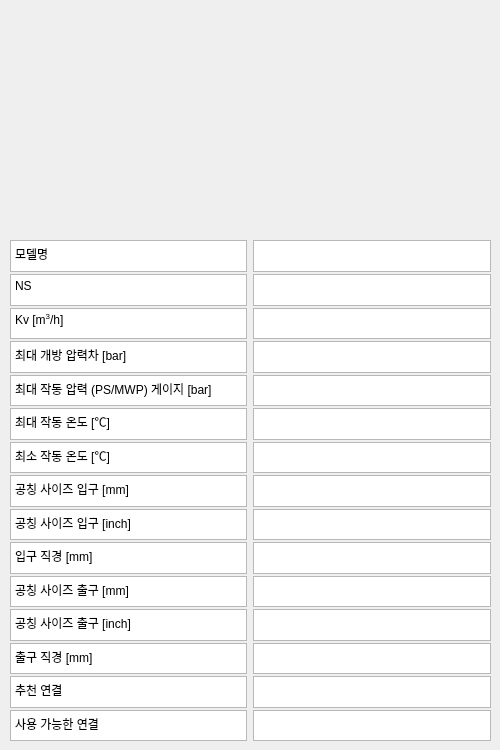
   <widget class="QWidget" name="bot_tab">
    <attribute name="title">
     <string>밸브스펙</string>
    </attribute>
    <widget class="QLabel" name="valve_bot_fig">
     <property name="geometry">
      <rect>
       <x>40</x>
       <y>10</y>
       <width>401</width>
       <height>221</height>
      </rect>
     </property>
     <property name="text">
      <string/>
     </property>
    </widget>
    <widget class="QWidget" name="gridLayoutWidget">
     <property name="geometry">
      <rect>
       <x>10</x>
       <y>240</y>
       <width>481</width>
       <height>501</height>
      </rect>
     </property>
     <layout class="QGridLayout" name="gridLayout" rowstretch="0,0,0,0,0,0,0,0,0,0,0,0,0,0,0" columnstretch="0,0">
      <property name="sizeConstraint">
       <enum>QLayout::SetDefaultConstraint</enum>
      </property>
      <property name="verticalSpacing">
       <number>2</number>
      </property>
      <item row="2" column="1">
       <widget class="QTextEdit" name="Kv"/>
      </item>
      <item row="11" column="0">
       <widget class="QTextEdit" name="textEdit_23">
        <property name="html">
         <string>&lt;!DOCTYPE HTML PUBLIC &quot;-//W3C//DTD HTML 4.0//EN&quot; &quot;http://www.w3.org/TR/REC-html40/strict.dtd&quot;&gt;
&lt;html&gt;&lt;head&gt;&lt;meta name=&quot;qrichtext&quot; content=&quot;1&quot; /&gt;&lt;style type=&quot;text/css&quot;&gt;
p, li { white-space: pre-wrap; }
&lt;/style&gt;&lt;/head&gt;&lt;body style=&quot; font-family:'Gulim'; font-size:9pt; font-weight:400; font-style:normal;&quot;&gt;
&lt;p style=&quot; margin-top:0px; margin-bottom:0px; margin-left:0px; margin-right:0px; -qt-block-indent:0; text-indent:0px;&quot;&gt;공칭 사이즈 출구 [inch]&lt;/p&gt;&lt;/body&gt;&lt;/html&gt;</string>
        </property>
       </widget>
      </item>
      <item row="3" column="1">
       <widget class="QTextEdit" name="max_dp"/>
      </item>
      <item row="4" column="0">
       <widget class="QTextEdit" name="textEdit_9">
        <property name="html">
         <string>&lt;!DOCTYPE HTML PUBLIC &quot;-//W3C//DTD HTML 4.0//EN&quot; &quot;http://www.w3.org/TR/REC-html40/strict.dtd&quot;&gt;
&lt;html&gt;&lt;head&gt;&lt;meta name=&quot;qrichtext&quot; content=&quot;1&quot; /&gt;&lt;style type=&quot;text/css&quot;&gt;
p, li { white-space: pre-wrap; }
&lt;/style&gt;&lt;/head&gt;&lt;body style=&quot; font-family:'Gulim'; font-size:9pt; font-weight:400; font-style:normal;&quot;&gt;
&lt;p style=&quot; margin-top:0px; margin-bottom:0px; margin-left:0px; margin-right:0px; -qt-block-indent:0; text-indent:0px;&quot;&gt;최대 작동 압력 (PS/MWP) 게이지 [bar]&lt;/p&gt;&lt;/body&gt;&lt;/html&gt;</string>
        </property>
       </widget>
      </item>
      <item row="5" column="1">
       <widget class="QTextEdit" name="max_T"/>
      </item>
      <item row="1" column="0">
       <widget class="QTextEdit" name="textEdit_3">
        <property name="html">
         <string>&lt;!DOCTYPE HTML PUBLIC &quot;-//W3C//DTD HTML 4.0//EN&quot; &quot;http://www.w3.org/TR/REC-html40/strict.dtd&quot;&gt;
&lt;html&gt;&lt;head&gt;&lt;meta name=&quot;qrichtext&quot; content=&quot;1&quot; /&gt;&lt;style type=&quot;text/css&quot;&gt;
p, li { white-space: pre-wrap; }
&lt;/style&gt;&lt;/head&gt;&lt;body style=&quot; font-family:'Gulim'; font-size:9pt; font-weight:400; font-style:normal;&quot;&gt;
&lt;p style=&quot; margin-top:0px; margin-bottom:0px; margin-left:0px; margin-right:0px; -qt-block-indent:0; text-indent:0px;&quot;&gt;NS&lt;/p&gt;&lt;/body&gt;&lt;/html&gt;</string>
        </property>
       </widget>
      </item>
      <item row="8" column="1">
       <widget class="QTextEdit" name="inlet_size_inch"/>
      </item>
      <item row="8" column="0">
       <widget class="QTextEdit" name="textEdit_17">
        <property name="html">
         <string>&lt;!DOCTYPE HTML PUBLIC &quot;-//W3C//DTD HTML 4.0//EN&quot; &quot;http://www.w3.org/TR/REC-html40/strict.dtd&quot;&gt;
&lt;html&gt;&lt;head&gt;&lt;meta name=&quot;qrichtext&quot; content=&quot;1&quot; /&gt;&lt;style type=&quot;text/css&quot;&gt;
p, li { white-space: pre-wrap; }
&lt;/style&gt;&lt;/head&gt;&lt;body style=&quot; font-family:'Gulim'; font-size:9pt; font-weight:400; font-style:normal;&quot;&gt;
&lt;p style=&quot; margin-top:0px; margin-bottom:0px; margin-left:0px; margin-right:0px; -qt-block-indent:0; text-indent:0px;&quot;&gt;공칭 사이즈 입구 [inch]&lt;/p&gt;&lt;/body&gt;&lt;/html&gt;</string>
        </property>
       </widget>
      </item>
      <item row="11" column="1">
       <widget class="QTextEdit" name="outlet_size_inch"/>
      </item>
      <item row="14" column="0">
       <widget class="QTextEdit" name="textEdit_29">
        <property name="html">
         <string>&lt;!DOCTYPE HTML PUBLIC &quot;-//W3C//DTD HTML 4.0//EN&quot; &quot;http://www.w3.org/TR/REC-html40/strict.dtd&quot;&gt;
&lt;html&gt;&lt;head&gt;&lt;meta name=&quot;qrichtext&quot; content=&quot;1&quot; /&gt;&lt;style type=&quot;text/css&quot;&gt;
p, li { white-space: pre-wrap; }
&lt;/style&gt;&lt;/head&gt;&lt;body style=&quot; font-family:'Gulim'; font-size:9pt; font-weight:400; font-style:normal;&quot;&gt;
&lt;p style=&quot; margin-top:0px; margin-bottom:0px; margin-left:0px; margin-right:0px; -qt-block-indent:0; text-indent:0px;&quot;&gt;사용 가능한 연결&lt;/p&gt;&lt;/body&gt;&lt;/html&gt;</string>
        </property>
       </widget>
      </item>
      <item row="12" column="1">
       <widget class="QTextEdit" name="outlet_dia"/>
      </item>
      <item row="2" column="0">
       <widget class="QTextEdit" name="textEdit_5">
        <property name="html">
         <string>&lt;!DOCTYPE HTML PUBLIC &quot;-//W3C//DTD HTML 4.0//EN&quot; &quot;http://www.w3.org/TR/REC-html40/strict.dtd&quot;&gt;
&lt;html&gt;&lt;head&gt;&lt;meta name=&quot;qrichtext&quot; content=&quot;1&quot; /&gt;&lt;style type=&quot;text/css&quot;&gt;
p, li { white-space: pre-wrap; }
&lt;/style&gt;&lt;/head&gt;&lt;body style=&quot; font-family:'Gulim'; font-size:9pt; font-weight:400; font-style:normal;&quot;&gt;
&lt;p style=&quot; margin-top:0px; margin-bottom:0px; margin-left:0px; margin-right:0px; -qt-block-indent:0; text-indent:0px;&quot;&gt;Kv [m&lt;span style=&quot; vertical-align:super;&quot;&gt;3&lt;/span&gt;/h]&lt;/p&gt;&lt;/body&gt;&lt;/html&gt;</string>
        </property>
       </widget>
      </item>
      <item row="10" column="0">
       <widget class="QTextEdit" name="textEdit_21">
        <property name="html">
         <string>&lt;!DOCTYPE HTML PUBLIC &quot;-//W3C//DTD HTML 4.0//EN&quot; &quot;http://www.w3.org/TR/REC-html40/strict.dtd&quot;&gt;
&lt;html&gt;&lt;head&gt;&lt;meta name=&quot;qrichtext&quot; content=&quot;1&quot; /&gt;&lt;style type=&quot;text/css&quot;&gt;
p, li { white-space: pre-wrap; }
&lt;/style&gt;&lt;/head&gt;&lt;body style=&quot; font-family:'Gulim'; font-size:9pt; font-weight:400; font-style:normal;&quot;&gt;
&lt;p style=&quot; margin-top:0px; margin-bottom:0px; margin-left:0px; margin-right:0px; -qt-block-indent:0; text-indent:0px;&quot;&gt;공칭 사이즈 출구 [mm]&lt;/p&gt;&lt;/body&gt;&lt;/html&gt;</string>
        </property>
       </widget>
      </item>
      <item row="10" column="1">
       <widget class="QTextEdit" name="outlet_size_mm"/>
      </item>
      <item row="3" column="0">
       <widget class="QTextEdit" name="textEdit_7">
        <property name="html">
         <string>&lt;!DOCTYPE HTML PUBLIC &quot;-//W3C//DTD HTML 4.0//EN&quot; &quot;http://www.w3.org/TR/REC-html40/strict.dtd&quot;&gt;
&lt;html&gt;&lt;head&gt;&lt;meta name=&quot;qrichtext&quot; content=&quot;1&quot; /&gt;&lt;style type=&quot;text/css&quot;&gt;
p, li { white-space: pre-wrap; }
&lt;/style&gt;&lt;/head&gt;&lt;body style=&quot; font-family:'Gulim'; font-size:9pt; font-weight:400; font-style:normal;&quot;&gt;
&lt;p style=&quot; margin-top:0px; margin-bottom:0px; margin-left:0px; margin-right:0px; -qt-block-indent:0; text-indent:0px;&quot;&gt;최대 개방 압력차 [bar]&lt;/p&gt;&lt;/body&gt;&lt;/html&gt;</string>
        </property>
       </widget>
      </item>
      <item row="13" column="0">
       <widget class="QTextEdit" name="textEdit_27">
        <property name="html">
         <string>&lt;!DOCTYPE HTML PUBLIC &quot;-//W3C//DTD HTML 4.0//EN&quot; &quot;http://www.w3.org/TR/REC-html40/strict.dtd&quot;&gt;
&lt;html&gt;&lt;head&gt;&lt;meta name=&quot;qrichtext&quot; content=&quot;1&quot; /&gt;&lt;style type=&quot;text/css&quot;&gt;
p, li { white-space: pre-wrap; }
&lt;/style&gt;&lt;/head&gt;&lt;body style=&quot; font-family:'Gulim'; font-size:9pt; font-weight:400; font-style:normal;&quot;&gt;
&lt;p style=&quot; margin-top:0px; margin-bottom:0px; margin-left:0px; margin-right:0px; -qt-block-indent:0; text-indent:0px;&quot;&gt;추천 연결&lt;/p&gt;&lt;/body&gt;&lt;/html&gt;</string>
        </property>
       </widget>
      </item>
      <item row="14" column="1">
       <widget class="QTextEdit" name="connect_possible"/>
      </item>
      <item row="7" column="1">
       <widget class="QTextEdit" name="inlet_size_mm"/>
      </item>
      <item row="6" column="0">
       <widget class="QTextEdit" name="textEdit_13">
        <property name="html">
         <string>&lt;!DOCTYPE HTML PUBLIC &quot;-//W3C//DTD HTML 4.0//EN&quot; &quot;http://www.w3.org/TR/REC-html40/strict.dtd&quot;&gt;
&lt;html&gt;&lt;head&gt;&lt;meta name=&quot;qrichtext&quot; content=&quot;1&quot; /&gt;&lt;style type=&quot;text/css&quot;&gt;
p, li { white-space: pre-wrap; }
&lt;/style&gt;&lt;/head&gt;&lt;body style=&quot; font-family:'Gulim'; font-size:9pt; font-weight:400; font-style:normal;&quot;&gt;
&lt;p style=&quot; margin-top:0px; margin-bottom:0px; margin-left:0px; margin-right:0px; -qt-block-indent:0; text-indent:0px;&quot;&gt;최소 작동 온도 [℃]&lt;/p&gt;&lt;/body&gt;&lt;/html&gt;</string>
        </property>
       </widget>
      </item>
      <item row="5" column="0">
       <widget class="QTextEdit" name="textEdit_11">
        <property name="html">
         <string>&lt;!DOCTYPE HTML PUBLIC &quot;-//W3C//DTD HTML 4.0//EN&quot; &quot;http://www.w3.org/TR/REC-html40/strict.dtd&quot;&gt;
&lt;html&gt;&lt;head&gt;&lt;meta name=&quot;qrichtext&quot; content=&quot;1&quot; /&gt;&lt;style type=&quot;text/css&quot;&gt;
p, li { white-space: pre-wrap; }
&lt;/style&gt;&lt;/head&gt;&lt;body style=&quot; font-family:'Gulim'; font-size:9pt; font-weight:400; font-style:normal;&quot;&gt;
&lt;p style=&quot; margin-top:0px; margin-bottom:0px; margin-left:0px; margin-right:0px; -qt-block-indent:0; text-indent:0px;&quot;&gt;최대 작동 온도 [℃]&lt;/p&gt;&lt;/body&gt;&lt;/html&gt;</string>
        </property>
       </widget>
      </item>
      <item row="0" column="0">
       <widget class="QTextEdit" name="textEdit_4">
        <property name="enabled">
         <bool>true</bool>
        </property>
        <property name="html">
         <string>&lt;!DOCTYPE HTML PUBLIC &quot;-//W3C//DTD HTML 4.0//EN&quot; &quot;http://www.w3.org/TR/REC-html40/strict.dtd&quot;&gt;
&lt;html&gt;&lt;head&gt;&lt;meta name=&quot;qrichtext&quot; content=&quot;1&quot; /&gt;&lt;style type=&quot;text/css&quot;&gt;
p, li { white-space: pre-wrap; }
&lt;/style&gt;&lt;/head&gt;&lt;body style=&quot; font-family:'Gulim'; font-size:9pt; font-weight:400; font-style:normal;&quot;&gt;
&lt;p style=&quot; margin-top:0px; margin-bottom:0px; margin-left:0px; margin-right:0px; -qt-block-indent:0; text-indent:0px;&quot;&gt;모델명&lt;/p&gt;&lt;/body&gt;&lt;/html&gt;</string>
        </property>
       </widget>
      </item>
      <item row="9" column="0">
       <widget class="QTextEdit" name="textEdit_19">
        <property name="html">
         <string>&lt;!DOCTYPE HTML PUBLIC &quot;-//W3C//DTD HTML 4.0//EN&quot; &quot;http://www.w3.org/TR/REC-html40/strict.dtd&quot;&gt;
&lt;html&gt;&lt;head&gt;&lt;meta name=&quot;qrichtext&quot; content=&quot;1&quot; /&gt;&lt;style type=&quot;text/css&quot;&gt;
p, li { white-space: pre-wrap; }
&lt;/style&gt;&lt;/head&gt;&lt;body style=&quot; font-family:'Gulim'; font-size:9pt; font-weight:400; font-style:normal;&quot;&gt;
&lt;p style=&quot; margin-top:0px; margin-bottom:0px; margin-left:0px; margin-right:0px; -qt-block-indent:0; text-indent:0px;&quot;&gt;입구 직경 [mm]&lt;/p&gt;&lt;/body&gt;&lt;/html&gt;</string>
        </property>
       </widget>
      </item>
      <item row="9" column="1">
       <widget class="QTextEdit" name="inlet_dia"/>
      </item>
      <item row="7" column="0">
       <widget class="QTextEdit" name="textEdit_15">
        <property name="html">
         <string>&lt;!DOCTYPE HTML PUBLIC &quot;-//W3C//DTD HTML 4.0//EN&quot; &quot;http://www.w3.org/TR/REC-html40/strict.dtd&quot;&gt;
&lt;html&gt;&lt;head&gt;&lt;meta name=&quot;qrichtext&quot; content=&quot;1&quot; /&gt;&lt;style type=&quot;text/css&quot;&gt;
p, li { white-space: pre-wrap; }
&lt;/style&gt;&lt;/head&gt;&lt;body style=&quot; font-family:'Gulim'; font-size:9pt; font-weight:400; font-style:normal;&quot;&gt;
&lt;p style=&quot; margin-top:0px; margin-bottom:0px; margin-left:0px; margin-right:0px; -qt-block-indent:0; text-indent:0px;&quot;&gt;공칭 사이즈 입구 [mm]&lt;/p&gt;&lt;/body&gt;&lt;/html&gt;</string>
        </property>
       </widget>
      </item>
      <item row="0" column="1">
       <widget class="QTextEdit" name="model"/>
      </item>
      <item row="12" column="0">
       <widget class="QTextEdit" name="textEdit_25">
        <property name="html">
         <string>&lt;!DOCTYPE HTML PUBLIC &quot;-//W3C//DTD HTML 4.0//EN&quot; &quot;http://www.w3.org/TR/REC-html40/strict.dtd&quot;&gt;
&lt;html&gt;&lt;head&gt;&lt;meta name=&quot;qrichtext&quot; content=&quot;1&quot; /&gt;&lt;style type=&quot;text/css&quot;&gt;
p, li { white-space: pre-wrap; }
&lt;/style&gt;&lt;/head&gt;&lt;body style=&quot; font-family:'Gulim'; font-size:9pt; font-weight:400; font-style:normal;&quot;&gt;
&lt;p style=&quot; margin-top:0px; margin-bottom:0px; margin-left:0px; margin-right:0px; -qt-block-indent:0; text-indent:0px;&quot;&gt;출구 직경 [mm]&lt;/p&gt;&lt;/body&gt;&lt;/html&gt;</string>
        </property>
       </widget>
      </item>
      <item row="6" column="1">
       <widget class="QTextEdit" name="min_T"/>
      </item>
      <item row="4" column="1">
       <widget class="QTextEdit" name="max_p"/>
      </item>
      <item row="1" column="1">
       <widget class="QTextEdit" name="NS"/>
      </item>
      <item row="13" column="1">
       <widget class="QTextEdit" name="connect_recommand"/>
      </item>
     </layout>
    </widget>
   </widget>
